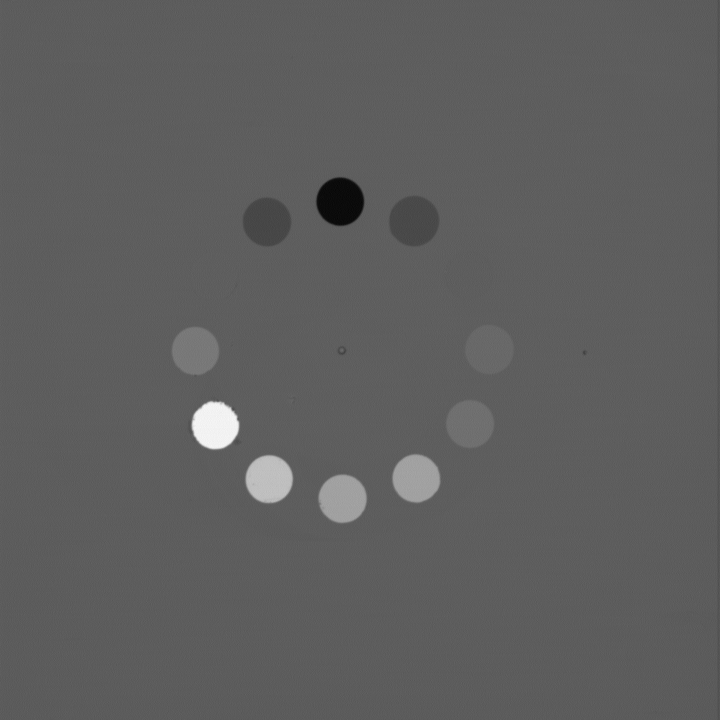
#> input picture images/Material Contrast Calibration Plate 2023-04-17/MetaData/1mA_with_13-16-29_ORIG.tif, 1440 x 1440 px, found by its file name (shown at 1/2 size); its folder holds 4 pictures in this run
$ python plot_ELO_inclusions.py
#> lines starting #> are read from the running program, lines starting #| are printed output that depends on the picture; long printed decimals are rounded
import numpy as np
import matplotlib.pyplot as plt
import matplotlib as mpl
import pandas as pd
import pickle
import os
import skimage
from PIL import Image


def create_annulus_mask(h, w, center=None, inner_radius=None, outer_radius=None):

    if center is None: # use the middle of the image
        center = (int(w/2), int(h/2))
    if inner_radius is None:
        inner_radius = 0
    if outer_radius is None: # use the smallest distance between the center and image walls
        inner_radius = min(center[0], center[1], w-center[0], h-center[1])

    Y, X = np.ogrid[:h, :w]
    dist_from_center = np.sqrt((X - center[0])**2 + (Y-center[1])**2)

    mask_outer = dist_from_center <= outer_radius
    mask_inner = dist_from_center >= inner_radius
    mask = mask_inner * mask_outer
    return mask


cwd = os.getcwd()
preamble = '\n'.join([r"\usepackage[T1]{fontenc}",
                      r"\usepackage{lmodern}",
                      r"\usepackage{tikz}",
                      r"\usepackage[detect-all]{siunitx}"])

params = {'text.latex.preamble': preamble,
          'text.usetex': True,
          'font.size': 8,
          'font.family': 'serif',
          'font.serif': 'Times New Roman'}
#mpl.use('pgf')

params = {'text.latex.preamble': preamble,
          'text.usetex': True,
          'font.size': 10,
          'font.family': 'lmodern'}
mpl.rcParams.update(params)

#fig, axes = plt.subplots(2, 2)
fig, axes = plt.subplots(1, 4)
axes = axes.flatten()
#fig.set_size_inches(3.49, 3.49)
fig.set_size_inches(6, 1.3)


twinax = axes[3].twinx()
axes[3].set_yticks([])
axes[3] = twinax

path = os.path.join(cwd, "..", "images", "Real Time Inclusion Detection Experiment", "MetaData")
layers = [os.path.join(path, p) for p in os.listdir(path) if p.endswith(".tif")]

inclusion_indices = [33, 51, 52, 88, 102, 105]
cube_coordinates = [[750, 1065], [1382, 750], [1075, 1065], [1075, 117], [1382, 430], [1075, 430]]
inclusion_coordinates = [[100, 41], [47, 103], [162, 54], [88, 107], [58, 73], [112, 125]]

for i in range(6):
    index = inclusion_indices[i]
    coord = cube_coordinates[i]
    raw_image = np.array(Image.open(layers[i]))
#> raw_image is the input picture: shape (1440, 1440) uint16; min 33947, max 39080, mean 35850.9
    image = (raw_image - 2 ** 15) / 2 ** 15 * 10
    m, n = np.shape(image)
#> m = 1440; n = 1440
    step = int(m/15)
#> step = 96

    xmin = max(coord[0] - step, 0)
#> xmin = 654
    xmax = min(coord[0] + step, m)
#> xmax = 846
    ymin = max(coord[1] - step, 0)
#> ymin = 969
    ymax = min(coord[1] + step, m)
#> ymax = 1161

    square_x = [xmin, xmin, xmax, xmax, xmin]
#> square_x = [654, 654, 846, 846, 654]
    square_y = [ymin, ymax, ymax, ymin, ymin]
#> square_y = [969, 1161, 1161, 969, 969]
    small_image = image[ymin:ymax, xmin:xmax]
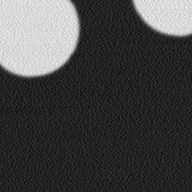
#> small_image: shape (192, 192) float64; min 0.857, max 1.43, mean 1.01; drawn with min black and max white
    style = "|-|"
    widthA = 0
    widthB = 0.5
    bracketstyle = "|-|, widthB=0.5, widthA=0"
    arrowprops = dict(arrowstyle="->", color='k')
    #arrowprops = bracketstyle

    if i == 4:
        ax = axes[0]
        ax.imshow(image, cmap="gray")
        ax.plot(square_x, square_y, "C1")
        ax.set_xticks([])
        ax.set_yticks([])
        ax.set_title(r"120 mm")
        ax.annotate('', xy=(1, 1.125), xycoords='axes fraction', xytext=(0.8, 1.125), arrowprops=arrowprops)
        ax.annotate('', xy=(0, 1.125), xycoords='axes fraction', xytext=(0.2, 1.125), arrowprops=arrowprops)
        #bracket = matplotlib.patches.FancyArrowPatch((10, 20), (30, 40), arrowstyle=bracketstyle)
        #ax.add_patch(bracket)
        ax.annotate("A", xy=(0.05, 0.05), xytext=(0.05, 0.05),
                    xycoords='axes fraction',
                    horizontalalignment="left", verticalalignment="bottom",
                    color="w", fontsize=16)

        ax = axes[1]
        ax.imshow(small_image, cmap="gray")
        ax.set_xticks([])
        ax.set_yticks([])
        ax.set_title(r"%i mm" % (120*(xmax-xmin)/n))
        ax.annotate('', xy=(1, 1.125), xycoords='axes fraction', xytext=(0.8, 1.125), arrowprops=arrowprops)
        ax.annotate('', xy=(0, 1.125), xycoords='axes fraction', xytext=(0.2, 1.125), arrowprops=arrowprops)
        ax.annotate("B", xy=(0.05, 0.05), xytext=(0.05, 0.05),
                    xycoords='axes fraction',
                    horizontalalignment="left", verticalalignment="bottom",
                    color="w", fontsize=16)

    gridsize = 15
    x = inclusion_coordinates[i][0]
    y = inclusion_coordinates[i][1]
    inclusion_image = small_image[y - gridsize:y + gridsize, x - gridsize:x + gridsize]
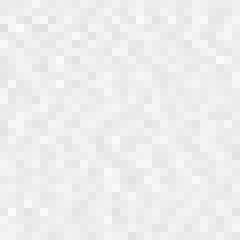
#> inclusion_image: shape (30, 30) float64 (shown 8 times larger); min 0.875, max 0.991, mean 0.934
    inclusion_value = np.max(inclusion_image[10:-10, 10:-10])
#> inclusion_value = 0.984
    #surrounding_value = np.mean([np.median(inclusion_image[a:a+10, b:b+10]) for a, b in zip([0, 0, 0, 10, 10, 20, 20, 20], [0, 10, 20, 0, 20, 0, 10, 20])])
    cutoff = 40
    inclusion_cube = small_image[cutoff:-cutoff, cutoff:-cutoff]
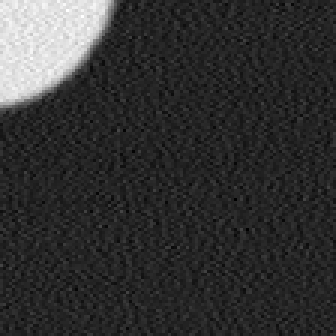
#> inclusion_cube: shape (112, 112) float64 (shown 3 times larger); min 0.857, max 1.41, mean 0.966; drawn with min black and max white
    #nn, mm = np.shape(small_image)
    #ax.plot([cutoff, mm - cutoff, mm - cutoff, cutoff, cutoff], [cutoff, cutoff, mm - cutoff, mm - cutoff, cutoff])

    surrounding_value = np.median(inclusion_cube)
#> surrounding_value = 0.937

    middle_cube_value = np.median(image[680:820, 680:820])
#> middle_cube_value = 0.941
    print(middle_cube_value)
#| 0.9412
    factor = middle_cube_value/surrounding_value
#> factor = 1

    # [4 lines of commented-out code are left out]

    xmin = x - gridsize
    xmax = x + gridsize
    ymin = y - gridsize
    ymax = y + gridsize
    square_x = [xmin, xmin, xmax, xmax, xmin]
    square_y = [ymin, ymax, ymax, ymin, ymin]
    if i == 4:
        ax.plot(square_x, square_y, "C1")
        ax = axes[2]
        ax.set_xticks([])
        ax.set_yticks([])
        ax.set_title(r"2.4 mm")
        # ax.set_title(r"\SI{800}{\micro\meter}")
        ax.annotate('', xy=(1, 1.125), xycoords='axes fraction', xytext=(0.8, 1.125), arrowprops=arrowprops)
        ax.annotate('', xy=(0, 1.125), xycoords='axes fraction', xytext=(0.2, 1.125), arrowprops=arrowprops)
        ax.annotate("C", xy=(0.05, 0.05), xytext=(0.05, 0.05),
                    xycoords='axes fraction',
                    horizontalalignment="left", verticalalignment="bottom",
                    color="w", fontsize=16)

        #ax.imshow(skimage.transform.rescale(skimage.filters.gaussian(inclusion_image, 0.65), (10, 10), order=0), cmap="gray")
        ax.imshow(inclusion_image, cmap="gray")
        max_row = np.max(inclusion_image[5:-5], axis=0)
        min_row = np.min(inclusion_image[5:-5], axis=0)

        ax = axes[3]
        ax.plot(max_row*factor, color="C1", alpha=1, zorder=2)
        ax.plot(min_row*factor, color="C1", alpha=1, zorder=2)
        ax.fill_between(np.arange(len(min_row)), min_row*factor, max_row*factor, color="C1", alpha=0.5, zorder=2)
        # for row in inclusion_image[10:-10]:
        #     ax.plot(row*factor, color="C1", alpha=0.25)
        ax.set_xticks([])
        ax.axis([0, gridsize*2, 1.65, 1.95])
        #ax.set_ylabel("Detector voltage [V]")
        ax.set_title("ELO voltage [V]")
        ax.annotate("D", xy=(0.05, 0.05), xytext=(0.05, 0.05),
                    xycoords='axes fraction',
                    horizontalalignment="left", verticalalignment="bottom",
                    color="k", fontsize=16)
    else:
        joke = "fun"
#> pass 2 of the loop `for i in range(6):`:
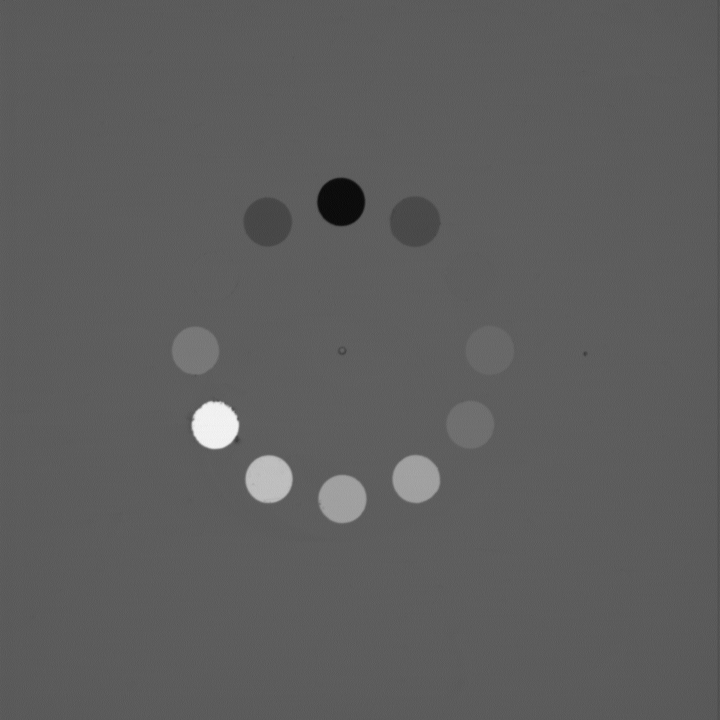
#> input picture images/Material Contrast Calibration Plate 2023-04-17/MetaData/1mA_without_13-55-40_ORIG.tif, 1440 x 1440 px, found by its file name (shown at 1/2 size)
#> raw_image is the input picture: shape (1440, 1440) uint16; min 33726, max 38396, mean 35446.6
#> small_image: shape (192, 154) float64
#> `inclusion_image = small_image[y - gridsize:y + gridsize, x - gridsize:..`:
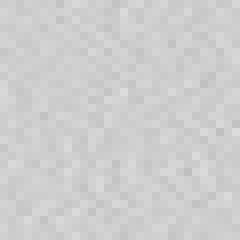
#> inclusion_image: shape (30, 30) float64 (shown 8 times larger); min 0.75, max 0.864, mean 0.81
#> inclusion_value = 0.863
#> `inclusion_cube = small_image[cutoff:-cutoff, cutoff:-cutoff]`:
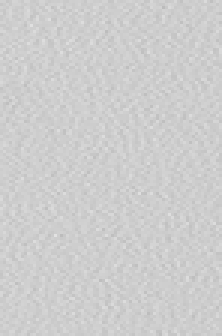
#> inclusion_cube: shape (112, 74) float64 (shown 3 times larger); min 0.739, max 0.887, mean 0.808
#> surrounding_value = 0.808
#> middle_cube_value = 0.823
#| 0.8228
#> factor = 1.02
#> pass 3 of the loop `for i in range(6):`:
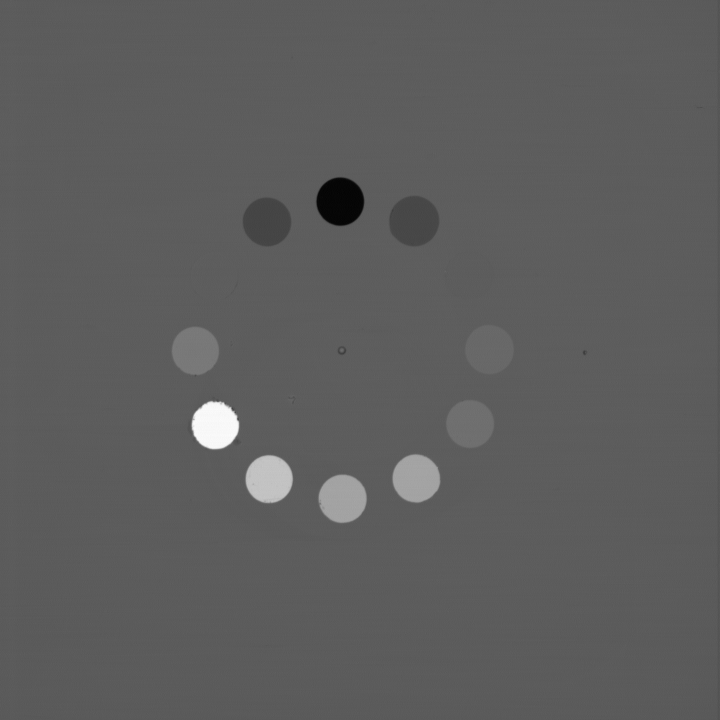
#> input picture images/Material Contrast Calibration Plate 2023-04-17/MetaData/2mA_with_13-17-19_ORIG.tif, 1440 x 1440 px, found by its file name (shown at 1/2 size)
#> raw_image is the input picture: shape (1440, 1440) uint16; min 35526, max 45531, mean 39197.6
#> small_image: shape (192, 192) float64
#> `inclusion_image = small_image[y - gridsize:y + gridsize, x - gridsize:..`:
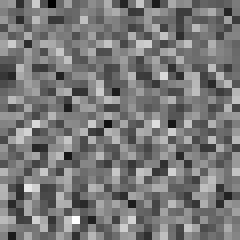
#> inclusion_image: shape (30, 30) float64 (shown 8 times larger); min 1.89, max 2.02, mean 1.95; drawn with min black and max white
#> inclusion_value = 2
#> `inclusion_cube = small_image[cutoff:-cutoff, cutoff:-cutoff]`:
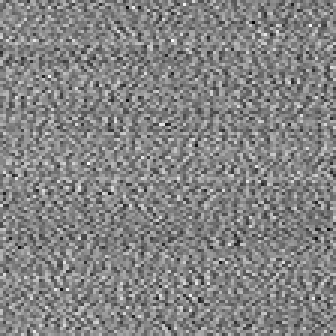
#> inclusion_cube: shape (112, 112) float64 (shown 3 times larger); min 1.87, max 2.03, mean 1.95; drawn with min black and max white
#> surrounding_value = 1.95
#> middle_cube_value = 1.96
#| 1.962
#> factor = 1
#> (the run stopped early here; a loop or call above may not have finished)
